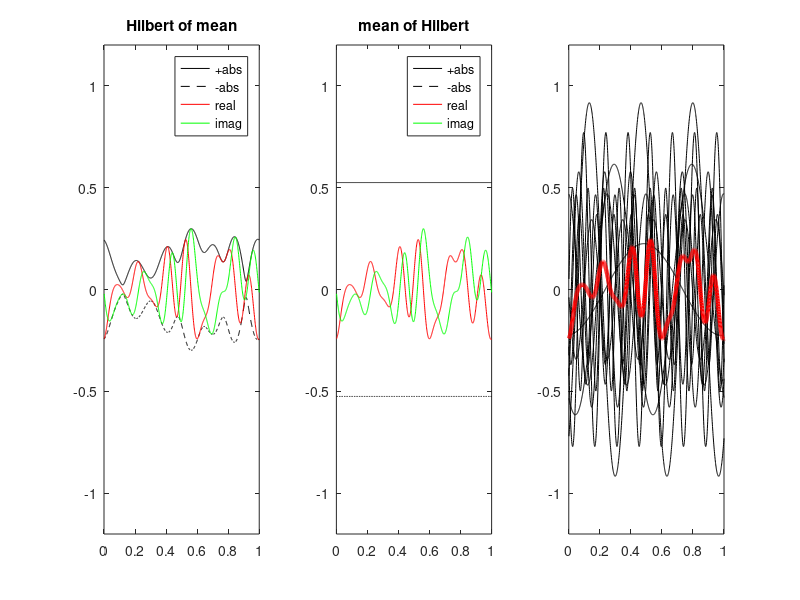

MATLAB code for this plot:
% Hilbert of sum v sum of hilbert

dt = 0.001;
t = (dt:dt:1)';          % time
f = 1:10;                % frequency
a = ones(size(f));       % amplitude
p = rand(size(f))*2*pi;  % phase
%p = p*0;
a = rand(size(f));

sz = [length(t) length(f)];

T = bsxfun(@times, ones(sz), t);
F = bsxfun(@times, ones(sz), f);
P = bsxfun(@times, ones(sz), p);
A = bsxfun(@times, ones(sz), a);

X = A .* sin(2 * pi * T .* F + P);
x = mean(X, 2);

h = hilbert(mean(X,2));
H = hilbert(X);

v = mean(x.^2);
V = mean(X.^2);
figure(1),clf 

subplot(1,3,1)

plot(t, abs(h),'k',  t, -abs(h), 'k--', ...
    t, real(h), 'r', t, imag(h), 'g')

ylim(1.2*[-1 1])
title('Hilbert of mean')
legend('+abs', '-abs', 'real', 'imag')

subplot(1,3,2)

plot(t, mean(abs(H),2),'k',  t, -mean(abs(H),2), 'k--', ...
    t, mean(real(H),2), 'r', t, mean(imag(h),2), 'g')

ylim(1.2*[-1 1])
title('mean of Hilbert')
legend('+abs', '-abs', 'real', 'imag')

subplot(1,3,3)
plot(t, X, 'k'); hold on; plot(t, x, 'r', 'LineWidth', 3);
ylim(1.2*[-1 1])

